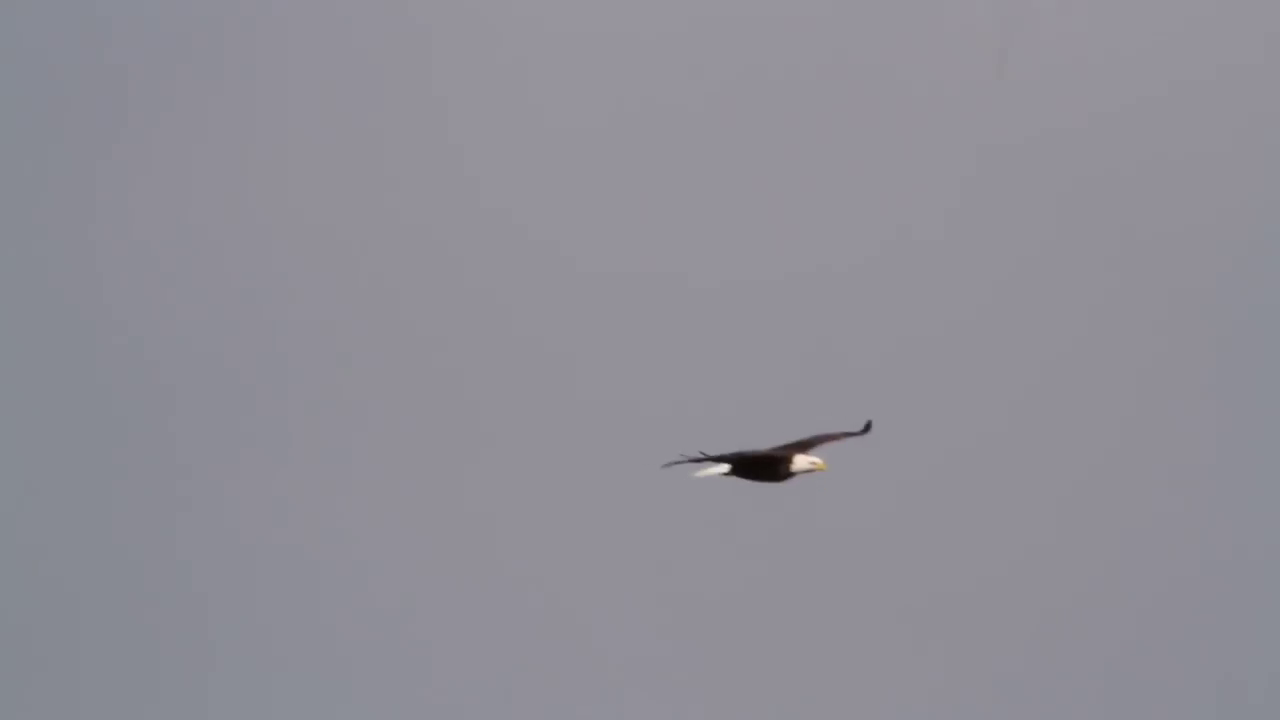
//> input picture frame 3 of imgs/sas.avi, 1280 x 720 px
$ ./main29   (built with g++ and OpenCV 4)
//> lines starting //> are read from the running program, lines starting //| are printed output that depends on the picture; after the words box and inside, x2 and y2 are one past the last pixel; in counts of white or black regions, pixels touching at a corner belong together
#include <iostream>
#include <string>
#include <algorithm>
#include <opencv2/core.hpp>
#include <opencv2/highgui.hpp>
#include <opencv2/imgproc.hpp>

using namespace std;
using namespace cv;

int main() {

	VideoCapture cap;
	cap.open("./imgs/sas.avi");

	if (!cap.isOpened()) {
		cout << "error" << endl;
		return -1;
	}

	int fn = 0;
	Rect r;
	vector<vector<Point>> cont;
	Mat img, gray, mask, dest;
	while (1) {
		cap >> img;
//> img is the input picture: 720 rows x 1280 cols, CV_8UC3; mean B, G, R 151.4, 142.8, 144
		if (img.empty())
			break;

		//sz�rkesk�l�ss� alak�t�s
		cvtColor(img, gray, COLOR_BGR2GRAY);

		//az �g maszkja
		inRange(gray, 100, 155, mask);
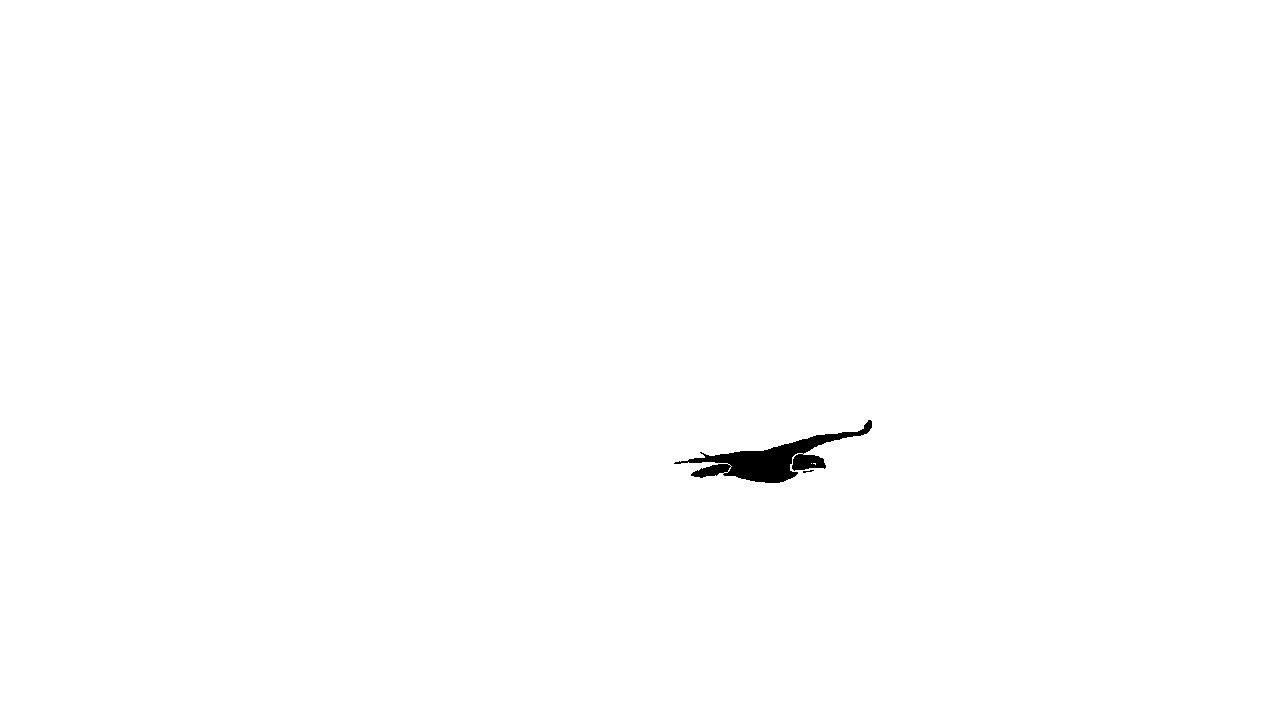
//> mask: 720 rows x 1280 cols, CV_8UC1; 99.6% white; 2 black regions (1 under 20 px), largest, box (x1, y1, x2, y2) and area: (674, 420, 872, 483) 3729

		//a sas maszkja
		mask = 255 - mask;

		//a maszk kiterjeszt�se
		dilate(mask, mask, getStructuringElement(MORPH_ELLIPSE, Size(11, 11)));
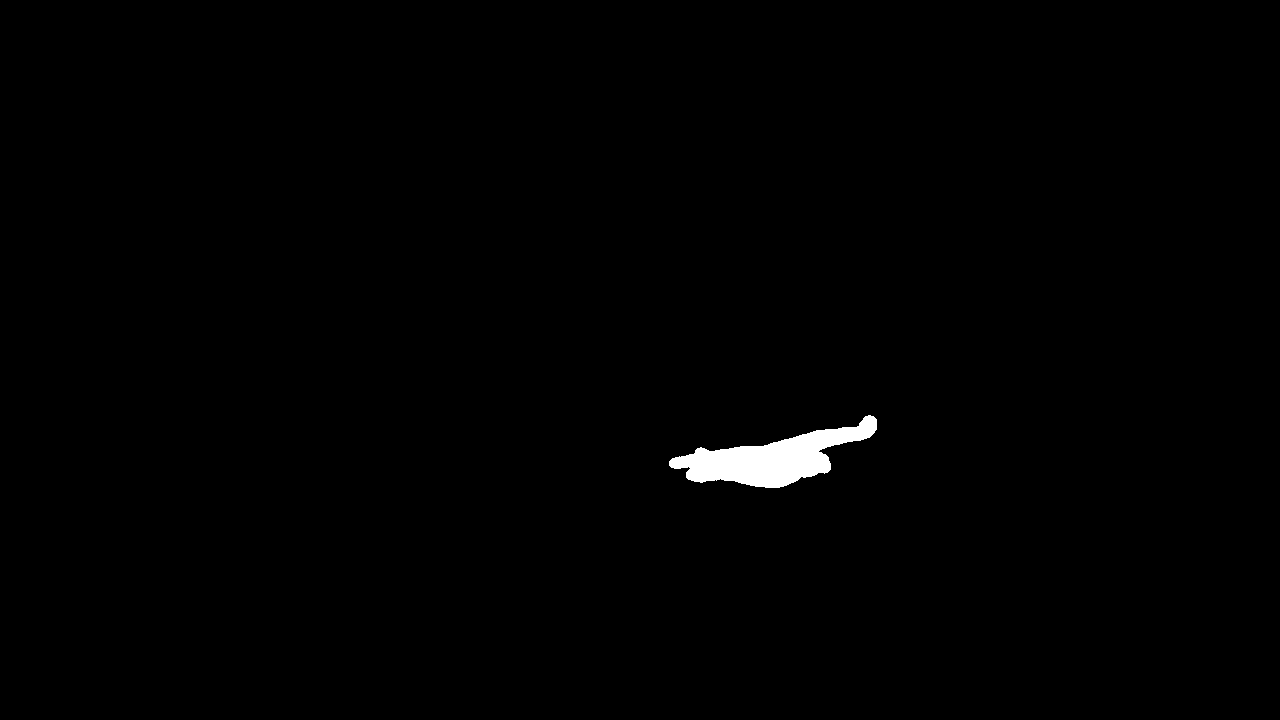
//> mask: 720 rows x 1280 cols, CV_8UC1; 0.71% white; 1 white region


		findContours(mask, cont, RETR_EXTERNAL, CHAIN_APPROX_NONE);
//> cont = 1 contour; box (x1, y1, x2, y2) and area: (669, 415, 877, 488) 6274

		//kihaszn�lva, hogy a sas az egyetlen objektum a k�pen
		r = boundingRect(cont[0]);
//> r = Rect(669, 415, 208, 73)

		//a k�p r t�glalap �ltal megadott r�sze
		dest = img(r);
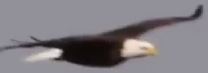
//> dest: 73 rows x 208 cols, CV_8UC3; mean B, G, R 129.3, 123.9, 128.4

		//megjelen�t�s
		//imshow("dest", dest);
		//waitKey(33);

		//ment�s
		imwrite("sas_" + to_string(fn) + ".png", dest);

		fn += 1;
	}

	return 0;
}

$ run again, starting later in the video
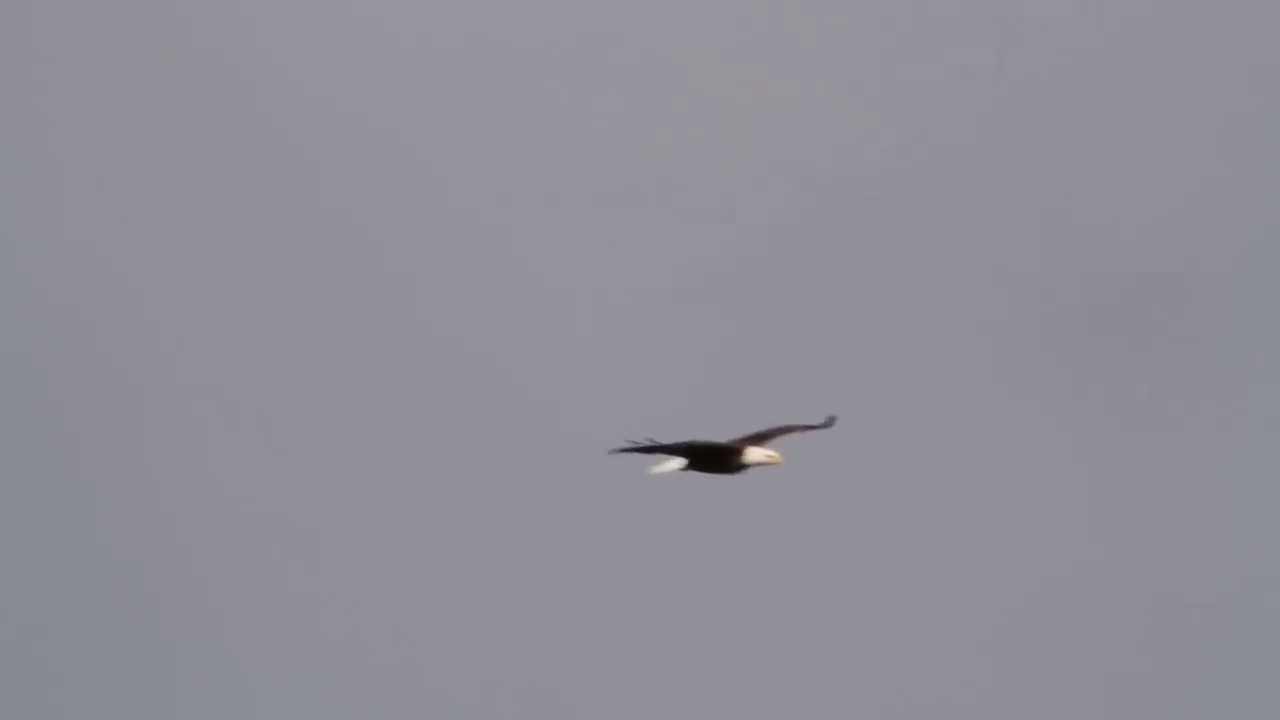
//> input picture frame 13 of imgs/sas.avi, 1280 x 720 px
//> img is the input picture: 720 rows x 1280 cols, CV_8UC3; mean B, G, R 150.7, 142.1, 143.5
//> `dilate(mask, mask, getStructuringElement(MORPH_ELLIPSE, Size(11, 11)));`:
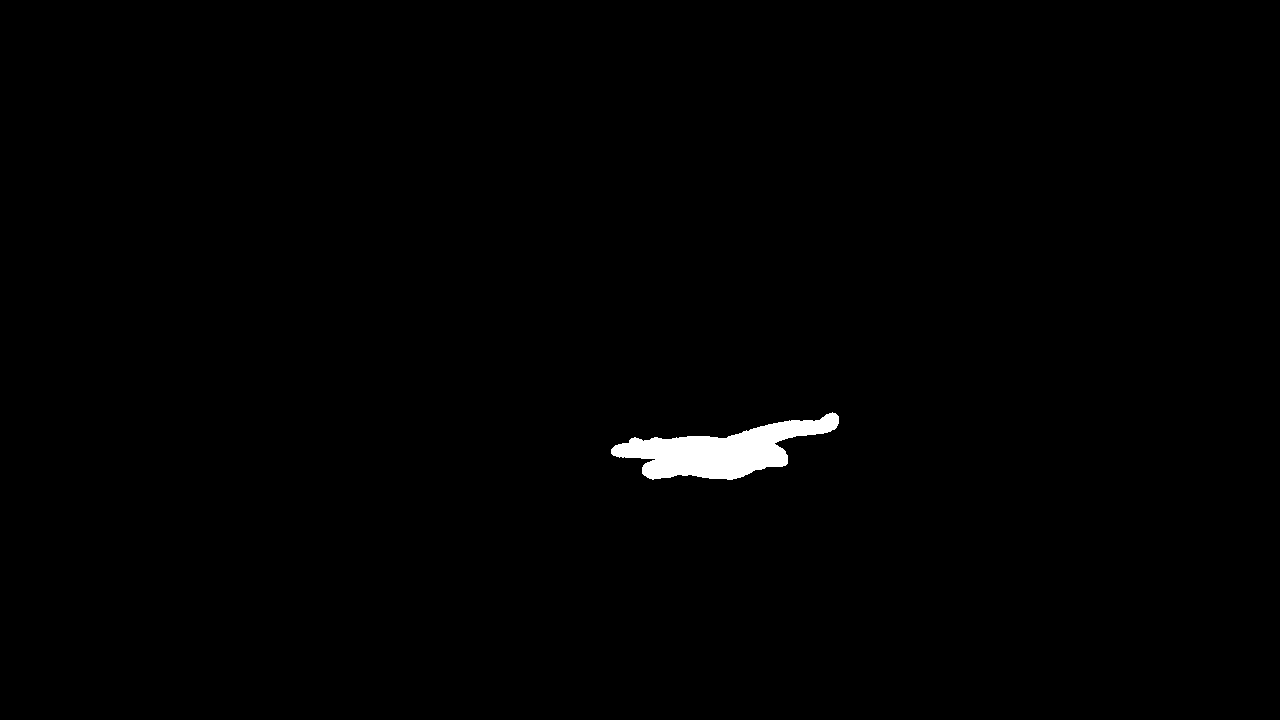
//> mask: 720 rows x 1280 cols, CV_8UC1; 0.78% white; 1 white region
//> cont = 1 contour; box (x1, y1, x2, y2) and area: (611, 412, 839, 480) 6954
//> r = Rect(611, 412, 228, 68)
//> `dest = img(r);`:
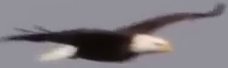
//> dest: 68 rows x 228 cols, CV_8UC3; mean B, G, R 127.5, 122, 127

$ run again, starting later in the video
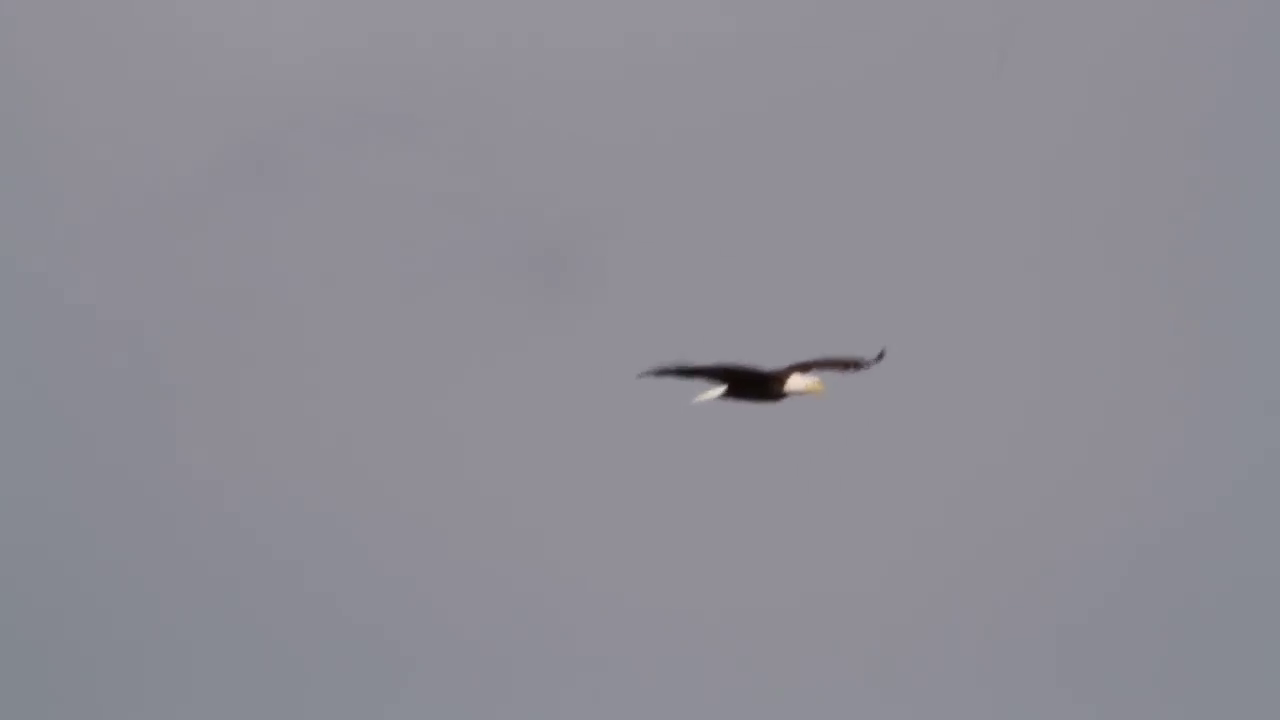
//> input picture frame 24 of imgs/sas.avi, 1280 x 720 px
//> img is the input picture: 720 rows x 1280 cols, CV_8UC3; mean B, G, R 149.6, 141, 142.2
//> `findContours(mask, cont, RETR_EXTERNAL, CHAIN_APPROX_NONE);`: cont = 1 contour; box (x1, y1, x2, y2) and area: (646, 345, 889, 408) 7499
//> r = Rect(646, 345, 243, 63)
//> after the loop `while (1)`:
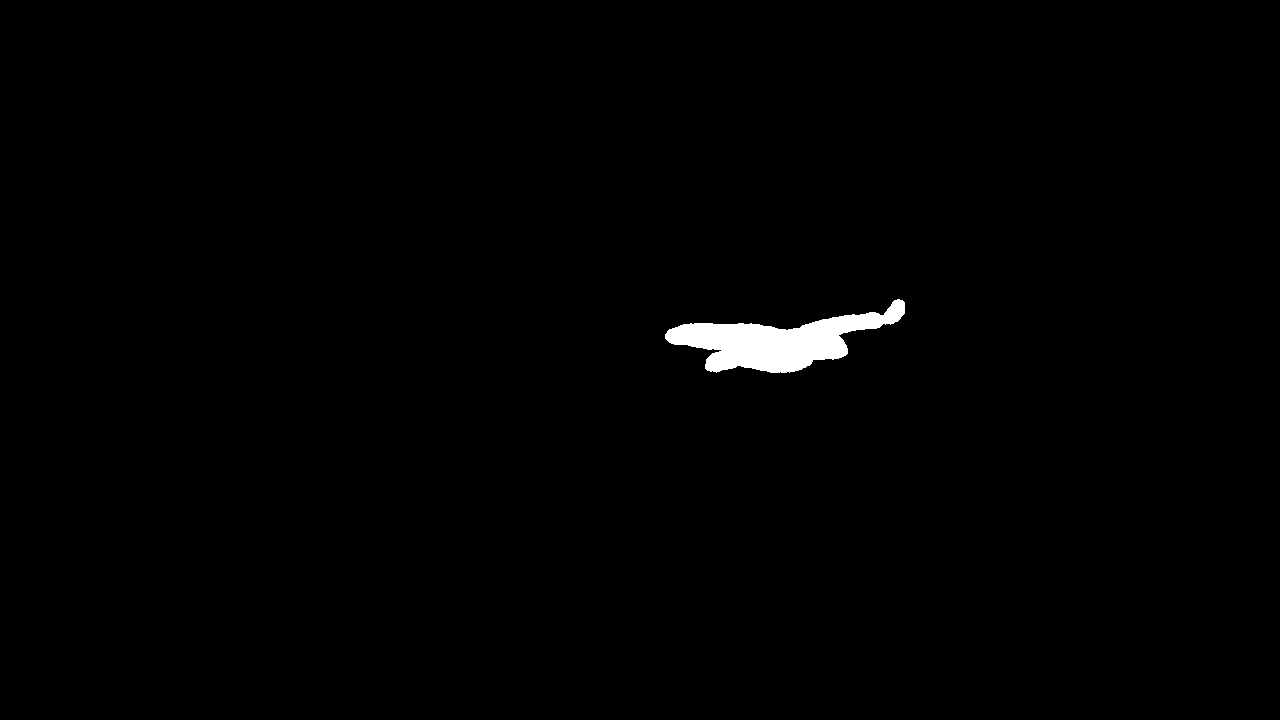
//> mask: 720 rows x 1280 cols, CV_8UC1; 0.85% white; 1 white region
//> after the loop `while (1)`:
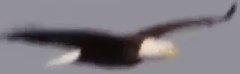
//> dest: 74 rows x 240 cols, CV_8UC3; mean B, G, R 126.1, 120.3, 124.5
//> after the loop `while (1)`: cont = 1 contour; box (x1, y1, x2, y2) and area: (665, 299, 905, 373) 7571
